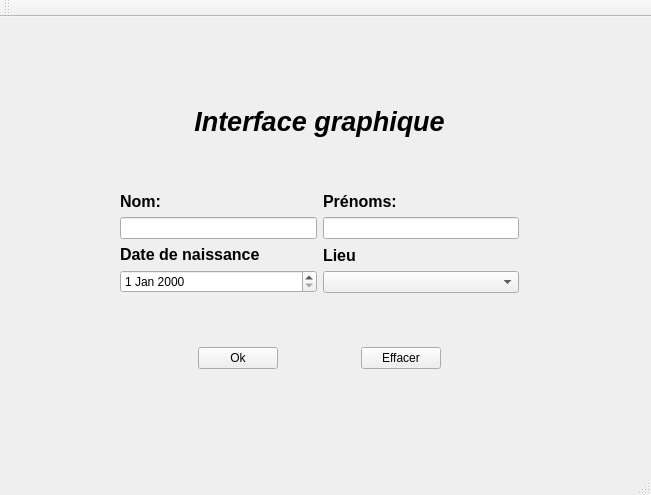
<?xml version="1.0" encoding="UTF-8"?>
<ui version="4.0">
 <class>MainWindow</class>
 <widget class="QMainWindow" name="MainWindow">
  <property name="geometry">
   <rect>
    <x>0</x>
    <y>0</y>
    <width>651</width>
    <height>495</height>
   </rect>
  </property>
  <property name="windowTitle">
   <string>MainWindow</string>
  </property>
  <widget class="QWidget" name="centralWidget">
   <widget class="QWidget" name="verticalLayoutWidget">
    <property name="geometry">
     <rect>
      <x>109</x>
      <y>30</y>
      <width>421</width>
      <height>381</height>
     </rect>
    </property>
    <layout class="QVBoxLayout" name="verticalLayout_2">
     <item>
      <spacer name="verticalSpacer">
       <property name="orientation">
        <enum>Qt::Vertical</enum>
       </property>
       <property name="sizeHint" stdset="0">
        <size>
         <width>20</width>
         <height>40</height>
        </size>
       </property>
      </spacer>
     </item>
     <item>
      <widget class="QLabel" name="label">
       <property name="font">
        <font>
         <pointsize>20</pointsize>
         <weight>75</weight>
         <italic>true</italic>
         <bold>true</bold>
        </font>
       </property>
       <property name="text">
        <string>Interface graphique</string>
       </property>
       <property name="alignment">
        <set>Qt::AlignCenter</set>
       </property>
      </widget>
     </item>
     <item>
      <spacer name="verticalSpacer_2">
       <property name="orientation">
        <enum>Qt::Vertical</enum>
       </property>
       <property name="sizeHint" stdset="0">
        <size>
         <width>20</width>
         <height>40</height>
        </size>
       </property>
      </spacer>
     </item>
     <item>
      <layout class="QGridLayout" name="gridLayout_4">
       <item row="2" column="0">
        <layout class="QVBoxLayout" name="verticalLayout_5">
         <item>
          <widget class="QLabel" name="Date_de_naissance">
           <property name="font">
            <font>
             <pointsize>12</pointsize>
             <weight>75</weight>
             <bold>true</bold>
            </font>
           </property>
           <property name="text">
            <string>Date de naissance</string>
           </property>
          </widget>
         </item>
         <item>
          <widget class="QDateEdit" name="date"/>
         </item>
        </layout>
       </item>
       <item row="0" column="0">
        <layout class="QVBoxLayout" name="verticalLayout_7">
         <item>
          <widget class="QLabel" name="Nom">
           <property name="font">
            <font>
             <pointsize>12</pointsize>
             <weight>75</weight>
             <bold>true</bold>
            </font>
           </property>
           <property name="text">
            <string>Nom:</string>
           </property>
          </widget>
         </item>
         <item>
          <widget class="QLineEdit" name="name"/>
         </item>
        </layout>
       </item>
       <item row="2" column="1">
        <layout class="QVBoxLayout" name="verticalLayout_6">
         <item>
          <widget class="QLabel" name="Lieu">
           <property name="font">
            <font>
             <pointsize>12</pointsize>
             <weight>75</weight>
             <bold>true</bold>
            </font>
           </property>
           <property name="text">
            <string>Lieu</string>
           </property>
          </widget>
         </item>
         <item>
          <widget class="QComboBox" name="lieu"/>
         </item>
        </layout>
       </item>
       <item row="0" column="1">
        <layout class="QVBoxLayout" name="verticalLayout_3">
         <item>
          <widget class="QLabel" name="Prenoms">
           <property name="font">
            <font>
             <pointsize>12</pointsize>
             <weight>75</weight>
             <bold>true</bold>
            </font>
           </property>
           <property name="text">
            <string>Prénoms:</string>
           </property>
          </widget>
         </item>
         <item>
          <widget class="QLineEdit" name="surname"/>
         </item>
        </layout>
       </item>
      </layout>
     </item>
     <item>
      <spacer name="verticalSpacer_3">
       <property name="orientation">
        <enum>Qt::Vertical</enum>
       </property>
       <property name="sizeHint" stdset="0">
        <size>
         <width>20</width>
         <height>40</height>
        </size>
       </property>
      </spacer>
     </item>
     <item>
      <layout class="QHBoxLayout" name="horizontalLayout_4">
       <item>
        <spacer name="horizontalSpacer">
         <property name="orientation">
          <enum>Qt::Horizontal</enum>
         </property>
         <property name="sizeHint" stdset="0">
          <size>
           <width>40</width>
           <height>20</height>
          </size>
         </property>
        </spacer>
       </item>
       <item>
        <widget class="QPushButton" name="ok">
         <property name="text">
          <string>Ok</string>
         </property>
        </widget>
       </item>
       <item>
        <spacer name="horizontalSpacer_3">
         <property name="orientation">
          <enum>Qt::Horizontal</enum>
         </property>
         <property name="sizeHint" stdset="0">
          <size>
           <width>40</width>
           <height>20</height>
          </size>
         </property>
        </spacer>
       </item>
       <item>
        <widget class="QPushButton" name="effacer">
         <property name="text">
          <string>Effacer</string>
         </property>
        </widget>
       </item>
       <item>
        <spacer name="horizontalSpacer_2">
         <property name="orientation">
          <enum>Qt::Horizontal</enum>
         </property>
         <property name="sizeHint" stdset="0">
          <size>
           <width>40</width>
           <height>20</height>
          </size>
         </property>
        </spacer>
       </item>
      </layout>
     </item>
     <item>
      <spacer name="verticalSpacer_4">
       <property name="orientation">
        <enum>Qt::Vertical</enum>
       </property>
       <property name="sizeHint" stdset="0">
        <size>
         <width>20</width>
         <height>40</height>
        </size>
       </property>
      </spacer>
     </item>
    </layout>
   </widget>
  </widget>
  <widget class="QMenuBar" name="menuBar">
   <property name="geometry">
    <rect>
     <x>0</x>
     <y>0</y>
     <width>651</width>
     <height>21</height>
    </rect>
   </property>
  </widget>
  <widget class="QToolBar" name="mainToolBar">
   <attribute name="toolBarArea">
    <enum>TopToolBarArea</enum>
   </attribute>
   <attribute name="toolBarBreak">
    <bool>false</bool>
   </attribute>
  </widget>
  <widget class="QStatusBar" name="statusBar"/>
 </widget>
 <layoutdefault spacing="6" margin="11"/>
 <resources/>
 <connections/>
</ui>
